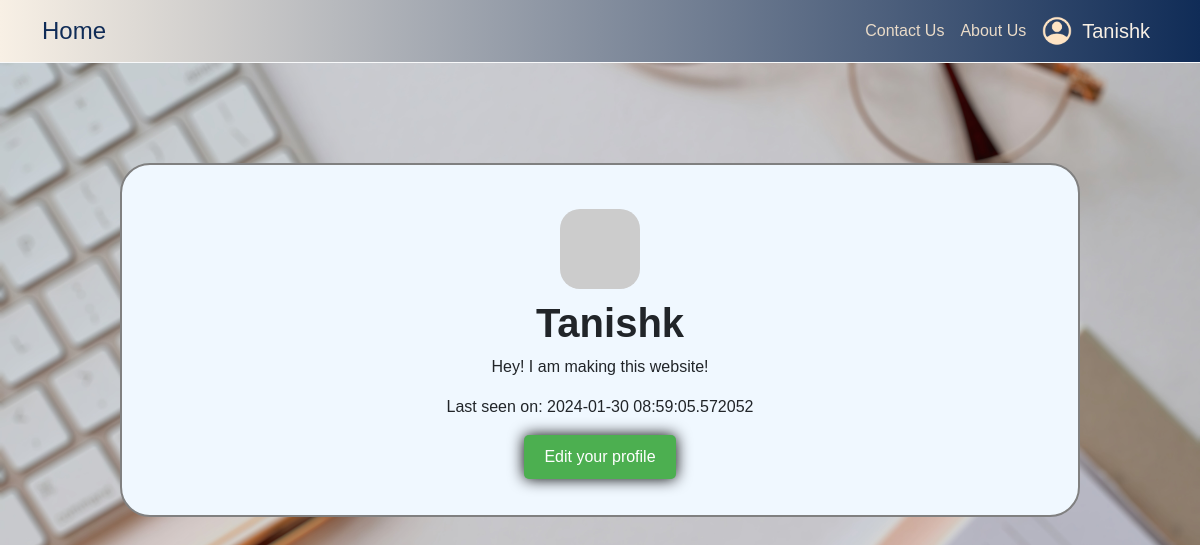
Before: /user/Tanishk (signed in) with the older database file.
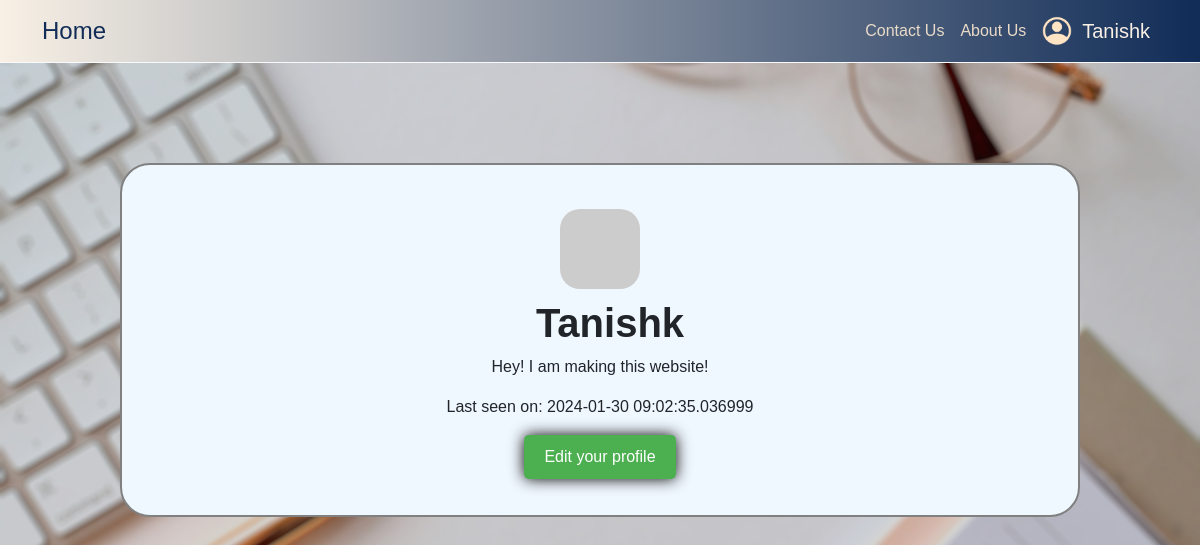
After: the same page with the newer database file.
### app/models.py (models this page shows, shortened)
class User(UserMixin, db.Model):
    id: so.Mapped[int] = so.mapped_column(
        primary_key=True
    )
    username: so.Mapped[str] = so.mapped_column(
        sa.String(64),
        index=True,
        unique=True
    )
    email: so.Mapped[str] = so.mapped_column(
        sa.String(120),
        index=True,
        unique=True
    )
    password_hash: so.Mapped[Optional[str]] = so.mapped_column(
        sa.String(256)
    )
    about_me: so.Mapped[Optional[str]] = so.mapped_column(
        sa.String(140)
    )
    last_seen: so.Mapped[Optional[datetime]] = so.mapped_column(
        default=lambda: datetime.now(timezone.utc)
    )
    posts: so.WriteOnlyMapped['Post'] = so.relationship(
        back_populates='author'
    )
    def avatar(self, size):
        digest = md5(self.email.lower().encode('utf-8')).hexdigest()
        return f"https://www.gravatar.com/avatar/{digest}?d=identicon&s={size}"

### app/routes.py (the view)
@app.route("/user/<username>")
@login_required
def user(username):
    user = db.first_or_404(sa.select(User).where(User.username == username))
    posts = [
        {'author': user, 'body': "Test Post #1"},
        {'author': user, 'body': "Test Post #2"}
    ]
    return render_template('user.html', user=user, posts=posts)

### app/models.py (called while the page is built)
@login.user_loader
def load_user(id):
    return db.session.get(User, int(id))

### app/routes.py (called while the page is built)
@app.before_request
def before_request():
    if current_user.is_authenticated:
        current_user.last_seen = datetime.now(timezone.utc)
        db.session.commit()

### app/templates/user.html
{% extends "base.html" %}
{% block content %}
    <link rel="stylesheet" href="{{url_for('static', filename='user.css')}}">
    <div class="containe">
        <br>
        <div class="Table">
            <img src="{{ user.avatar(128) }}" alt="User Photo" class="photo">
            <div class="combined">
                <h1 class="Heading">{{ user.username }}</h1>
                {% if user.about_me %}<p>{{ user.about_me }}</p>{% endif %}
                {% if user.last_seen %}<p>Last seen on: {{ user.last_seen }}</p>{% endif %}
                {% if user == current_user %}
                    <p><a href="{{ url_for('edit_profile') }}" class="button">Edit your profile</a></p>
                {% endif %}
            </div>
        </div>
    </div>
{% endblock %}

### app/templates/base.html (shortened to what this page needs)
<!doctype html>
<html>
    <head>
        <link rel="stylesheet" href="https://cdn.jsdelivr.net/npm/bootstrap@5.3.2/dist/css/bootstrap.min.css">
        <link rel="stylesheet" href="{{ url_for('static', filename='base.css') }}">
    </head>
    <body>
        <nav class="navbar navbar-expand-lg navbar-dark gradient-custom border-bottom border-light">
            <div class="container">
                <a class="navbar-brand" href="{{ url_for('index') }}">Home</a>
                <div class="collapse navbar-collapse" id="navbarNav">
                    <ul class="navbar-nav ms-auto">
                        <li class="nav-item">
                            <a class="nav-link" href="{{ url_for('contact_us') }}">Contact Us</a>
                        </li>
                        <li class="nav-item">
                            <a class="nav-link" href="{{ url_for('about_us') }}">About Us</a>
                        </li>
                        <li class="nav-item dropdown">
                            <a class="nav-link dropdown-toggle" href="#" id="navbarDropdown" role="button" data-bs-toggle="dropdown" aria-expanded="false">
                                {% if not current_user.is_anonymous %}
                                <div class="User_Area">
                                    <img src="{{ url_for('static', filename='assets/user_icon.png') }}" class="User_Icon"></img>
                                    <p class="User_Name">{{ current_user.username }}</p>
                                </div>
                                {% endif %}
                            </a>
                        </li>
                    </ul>
                </div>
            </div>
        </nav>
        {% block content %}{% endblock %}
    </body>
</html>

### app/static/base.css (style rules this page uses)
:root { --bisque: #F8F0E5; --dark: #EADBC8; --blue: #102C57; --brown: #76453B; --icon: url("assets/user_icon.png"); --navbar-height: 75px; }
.User_Icon { width: 30px; height: 30px; margin-right: 10px; }
.User_Name { color: var(--bisque); font-size: 20px; margin-bottom: 0%; }
.User_Area { display: flex; align-items: center; }
.nav-link.dropdown-toggle::after { display: none; }
.navbar-brand { font-size: 1.5em; color: var(--blue); }
.nav-item { align-self: center; }
.nav-link { align-self: center; color: var(--dark); }
.navbar-dark { background-color: var(--blue); }
.gradient-custom { background: var(--blue); background: linear-gradient(to right, var(--bisque), var(--blue)); }

### app/static/user.css (style rules this page uses)
body { background-image: url("assets/index_background.jpg"); background-size: cover; background-position: top; background-repeat: repeat-y; margin: 0; padding: 0; font-family: Arial, sans-serif; }
.containe { background-color: aliceblue; text-align: center; padding: 20px; border: 2px solid grey; border-radius: 30px; margin: 20px auto; max-width: 80%; overflow: hidden; margin-top: 100px; }
.photo { border-radius: 20px; max-width: 100%; height: auto; }
@media screen and (min-width: 768px) { .Table { display: flex; align-items: center; justify-content: center; flex-direction: column; align-self: center; } }
@media screen and (min-width: 768px) { .Heading { padding-top: 10px; text-align: center; margin-left: 20px; font-weight: bold; } }
@media screen and (min-width: 768px) { .button { display: inline-block; padding: 10px 20px; background-color: #4CAF50; color: white; text-decoration: none; border: none; border-radius: 5px; transition: background-color 0.3s ease; box-shadow: 0px 0px 15px 0px black; } }

Changed rows visible on the page:
changed User "Tanishk": last_seen "2024-01-30 08:59:05.572052" → "2024-01-30 09:02:35.036999"
